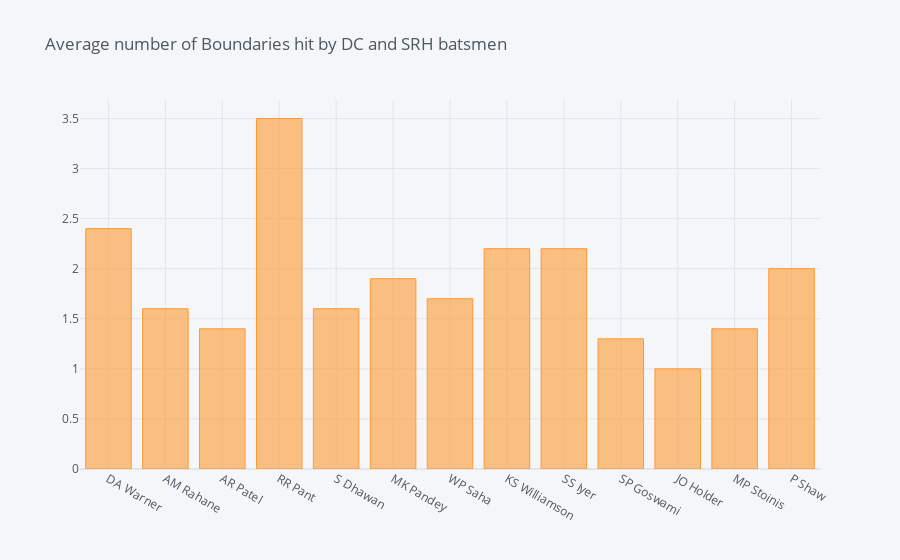

Here is the notebook cell this chart was saved with:
### Markdown cell above
![q4.png](attachment:q4.png)

### Code cell
def boundaries(data_b):
    for i in data_b.batsman.unique():
        batsman.append(i)
        boundary.append(round(data_b[data_b.batsman == i].boundaries.mean(),1))
    boundaries_data =  pd.DataFrame(list(zip(batsman, boundary)), 
               columns =['batsman', 'no_of_boundaries'])
    return boundaries_data


boundaries = deliveries[deliveries.batsman.isin(DC_batsmen) | deliveries.batsman.isin(SRH_batsmen)]
batsmen_boundaries = boundaries[((boundaries.batsman_runs == 4) & (boundaries.extra_runs == 4)) | (boundaries.batsman_runs == 6)]
b_boundaries = batsmen_boundaries.groupby(['match_id','batsman'])['batsman_runs'].count().reset_index(name = "boundaries")

batsman=[];boundary=[]
boundaries_data_ = boundaries(b_boundaries)

plot_(boundaries_data_, "batsman", ["no_of_boundaries"], "Average number of Boundaries hit by DC and SRH batsmen", "pearl")

### Figure 1 — Plotly figure (JSON) as saved in the notebook; plotly's stock layout.template omitted (floating-point values rounded to 4 significant figures)
{"data": [{"marker": {"color": "rgba(255, 153, 51, 0.6)", "line": {"color": "rgba(255, 153, 51, 1.0)", "width": 1}}, "name": "no_of_boundaries", "orientation": "v", "text": "", "type": "bar", "x": ["DA Warner", "AM Rahane", "AR Patel", "RR Pant", "S Dhawan", "MK Pandey", "WP Saha", "KS Williamson", "SS Iyer", "SP Goswami", "JO Holder", "MP Stoinis", "P Shaw"], "y": [2.4, 1.6, 1.4, 3.5, 1.6, 1.9, 1.7, 2.2, 2.2, 1.3, 1, 1.4, 2]}], "layout": {"legend": {"bgcolor": "#F5F6F9", "font": {"color": "#4D5663"}}, "paper_bgcolor": "#F5F6F9", "plot_bgcolor": "#F5F6F9", "title": {"font": {"color": "#4D5663"}, "text": "Average number of Boundaries hit by DC and SRH batsmen"}, "xaxis": {"gridcolor": "#E1E5ED", "showgrid": true, "tickfont": {"color": "#4D5663"}, "title": {"font": {"color": "#4D5663"}, "text": ""}, "zerolinecolor": "#E1E5ED"}, "yaxis": {"gridcolor": "#E1E5ED", "showgrid": true, "tickfont": {"color": "#4D5663"}, "title": {"font": {"color": "#4D5663"}, "text": ""}, "zerolinecolor": "#E1E5ED"}}}
